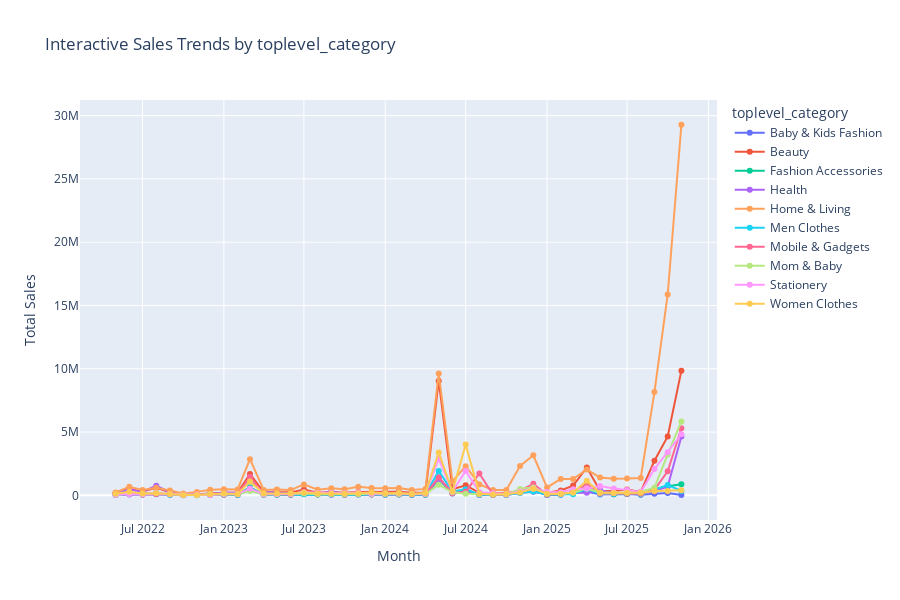
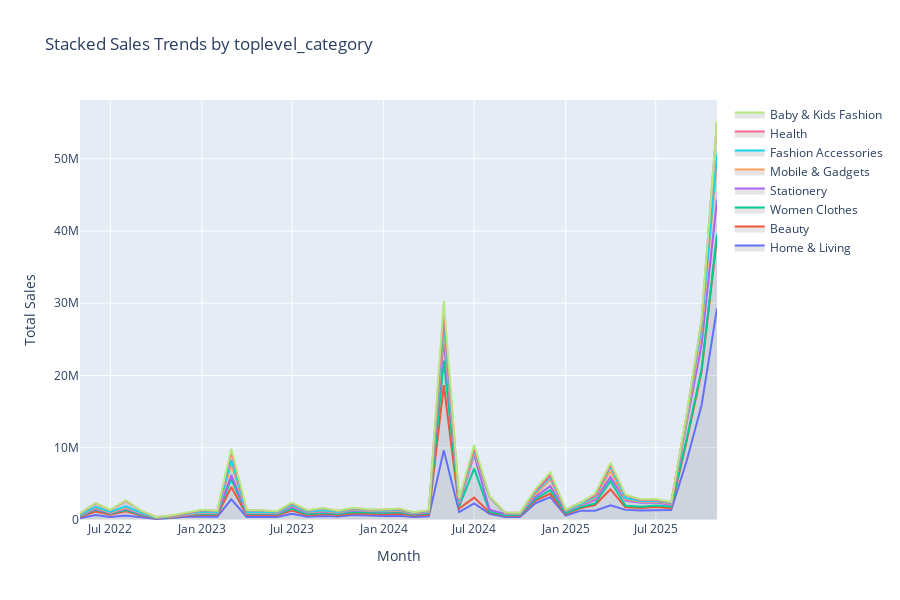
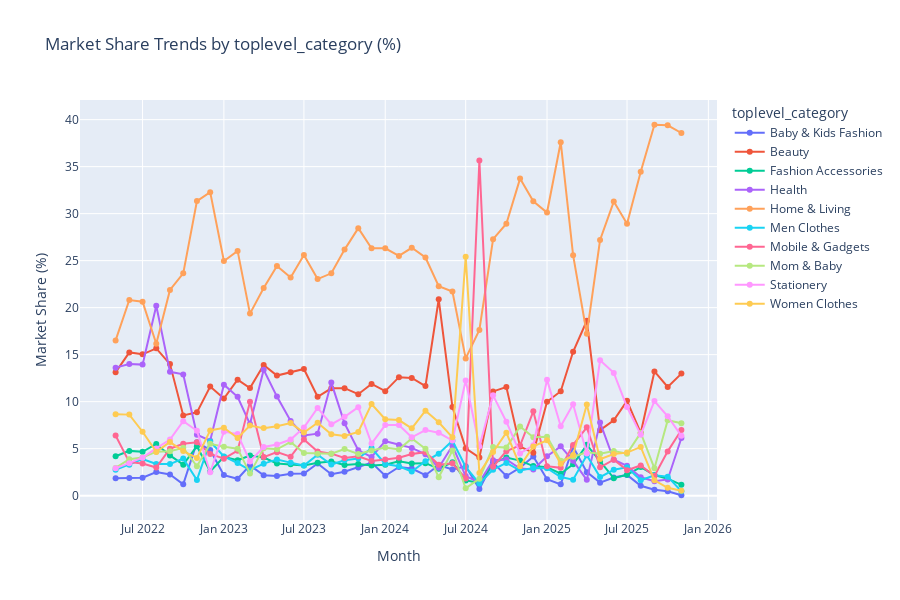

The notebook cell these images were saved under, in order:
### Code cell
# Interactive Category Trends with Plotly
print("="*80)
print("INTERACTIVE CATEGORY TRENDS")
print("="*80)

if main_category_cols and primary_date_col and sales_cols:
    cat_col = main_category_cols[0]
    sales_col = sales_cols[0]
    
    print(f"\nCreating interactive visualizations for: {cat_col}")
    
    # Get top categories
    top_categories = df[cat_col].value_counts().head(10).index.tolist()
    
    # Prepare data
    monthly_category_sales = df.groupby(['year_month', cat_col])[sales_col].sum().reset_index()
    monthly_category_sales['year_month'] = monthly_category_sales['year_month'].astype(str)
    monthly_top = monthly_category_sales[monthly_category_sales[cat_col].isin(top_categories)]
    
    # Interactive line chart
    fig1 = px.line(monthly_top, x='year_month', y=sales_col, color=cat_col,
                   title=f'Interactive Sales Trends by {cat_col}',
                   labels={'year_month': 'Month', sales_col: 'Total Sales'},
                   markers=True)
    fig1.update_layout(
        xaxis_title='Month',
        yaxis_title='Total Sales',
        hovermode='x unified',
        legend_title=cat_col,
        height=600
    )
    fig1.show()
    
    # Interactive stacked area chart
    pivot_data = monthly_top.pivot(index='year_month', columns=cat_col, values=sales_col).fillna(0)
    
    fig2 = go.Figure()
    for category in top_categories[:8]:
        if category in pivot_data.columns:
            fig2.add_trace(go.Scatter(
                x=pivot_data.index,
                y=pivot_data[category],
                mode='lines',
                name=category,
                stackgroup='one',
                fillcolor='rgba(0,0,0,0.1)'
            ))
    
    fig2.update_layout(
        title=f'Stacked Sales Trends by {cat_col}',
        xaxis_title='Month',
        yaxis_title='Total Sales',
        hovermode='x unified',
        height=600
    )
    fig2.show()
    
    # Interactive market share
    monthly_total = monthly_category_sales.groupby('year_month')[sales_col].sum().reset_index()
    monthly_total.columns = ['year_month', 'total_sales']
    
    market_share_data = monthly_top.merge(monthly_total, on='year_month')
    market_share_data['market_share'] = (market_share_data[sales_col] / market_share_data['total_sales'] * 100)
    
    fig3 = px.line(market_share_data, x='year_month', y='market_share', color=cat_col,
                   title=f'Market Share Trends by {cat_col} (%)',
                   labels={'year_month': 'Month', 'market_share': 'Market Share (%)'},
                   markers=True)
    fig3.update_layout(
        xaxis_title='Month',
        yaxis_title='Market Share (%)',
        hovermode='x unified',
        height=600
    )
    fig3.show()
    
    print("\n✅ Interactive category trend visualizations generated")
    print("   • Sales trends by category")
    print("   • Stacked area chart")
    print("   • Market share evolution")
else:
    print("⚠️ Required data not available for interactive trends")
